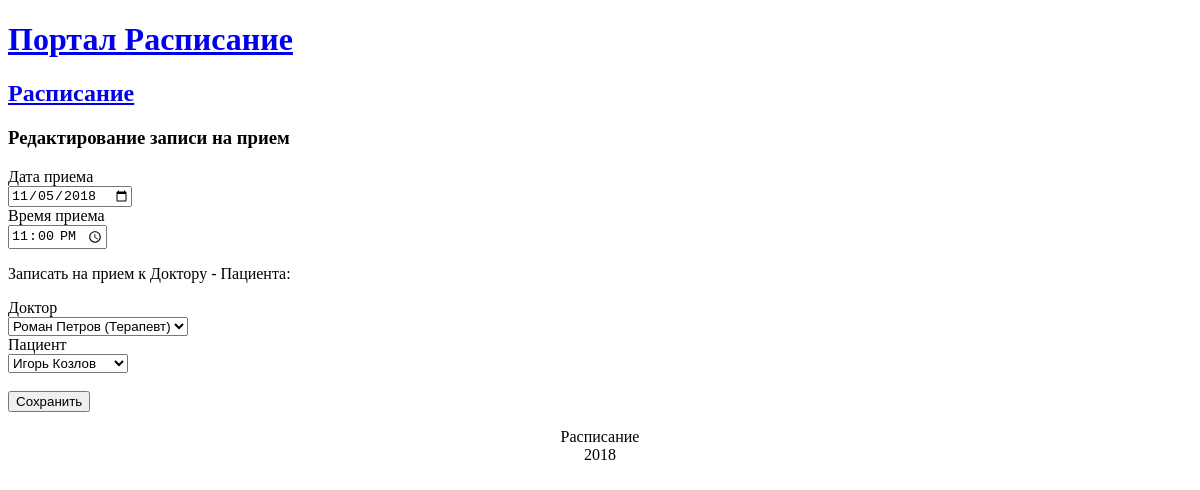
/timetable/index.php?action=edit&id=1, run on an earlier commit of the app's database.
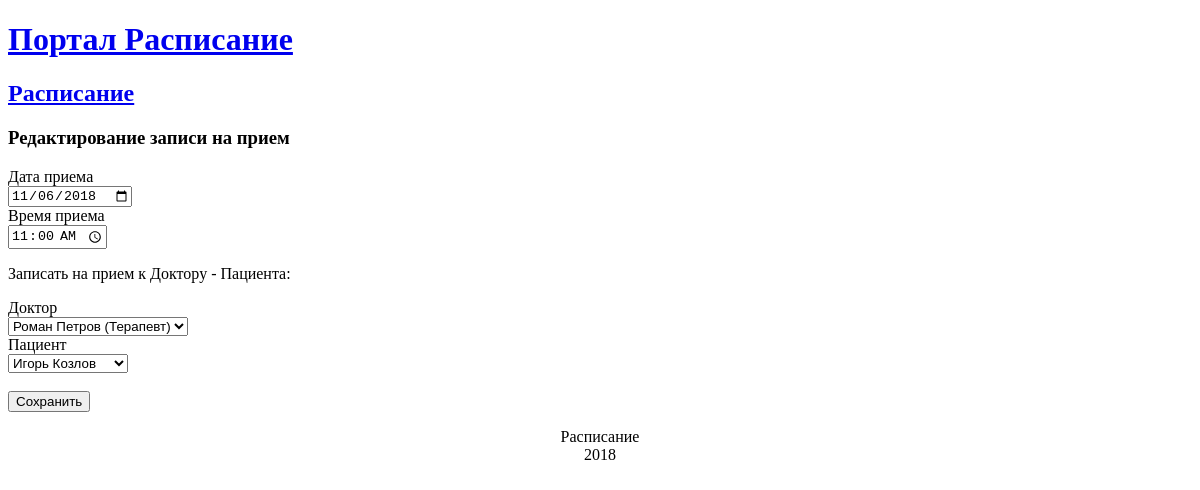
And on a later commit of the database.
### tables this page shows
CREATE TABLE `timetable` (
  `id` int(11) UNSIGNED NOT NULL,
  `datetime` int(11) UNSIGNED NOT NULL,
  `doctorId` int(11) UNSIGNED NOT NULL,
  `patientId` int(11) UNSIGNED NOT NULL
);

CREATE TABLE `users` (
  `id` int(11) UNSIGNED NOT NULL,
  `firstName` varchar(255) NOT NULL,
  `lastName` varchar(255) NOT NULL,
  `roleId` int(11) UNSIGNED NOT NULL DEFAULT '2',
  `specialtyId` int(11) UNSIGNED NOT NULL
);

### models/timetable.php (called while the page is built, shortened)
<?php
function timetableItems_get($link, $id)
{
    $query = sprintf("SELECT * FROM timetable WHERE id=%d", (int)$id);
    $result = mysqli_query($link, $query);
    $timetableItem = mysqli_fetch_assoc($result);
    return $timetableItem;
}

### models/users.php (called while the page is built, shortened)
<?php
function users_all($link, $role = "")
{
    $query = "SELECT users.id,
                     users.firstName,
                     users.lastName,
                     roles.title AS \"roleId\",
                     specialtys.title AS \"specialtyId\"
              FROM users
              JOIN roles ON users.roleId=roles.id
              JOIN specialtys ON users.specialtyId=specialtys.id";
    if ($role)
        $query .= " WHERE roles.title='" . $role . "'";
    $result = mysqli_query($link, $query);
    $n = mysqli_num_rows($result);
    $users = array();
    for ($i = 0; $i < $n; $i++)
    {
        $row = mysqli_fetch_assoc($result);
        $users[] = $row;
    }
    return $users;
}

### views/timetable_editor.php (the view, shortened to what this page needs)
<!DOCTYPE html>
<html>
<head>
    <link rel="stylesheet" href="../style.css" />
</head>
<body>
    <div class="container">
        <a href="../index.php"><h1>Портал Расписание</h1></a>
        <a href="index.php"><h2>Расписание</h2></a>
        <h3>Редактирование записи на прием</h3>
        <div>
            <form method="post" action="index.php?action=<?=$_GET['action']?>&id=<?=$_GET['id']?>">
            <label>
                Дата приема
                <br>
                <input type="date" name="date" value="<?=date('Y-m-d', $timetableItem['datetime'])?>" class="form-item" autofocus required>
            </label>
            <br>
            <label>
                Время приема
                <br>
                <input type="time" name="time" value="<?=date('H:i', $timetableItem['datetime'])?>" class="form-item" required>
            </label>
            <br>
            <p>Записать на прием к Доктору - Пациента:</p>
            <label>
                Доктор
                <br>
                <select name="doctorId" required>
                <?php foreach($doctors as $item): ?>
                    <option label="<?=$item['firstName'].' '.
                                      $item['lastName'].' ('.
                                      $item['specialtyId'].')'?>"
                            <?php echo ($timetableItem['doctorId'] == $item['id']) ? "selected": ""?>>
                                      <?=$item['id']?></option>
                <?php endforeach ?>
                </select>
            </label>
            <br>
            <label>
                Пациент
                <br>
                <select name="patientId" required>
                <?php foreach($patients as $item): ?>
                    <option label="<?=$item['firstName'].' '.
                                      $item['lastName']?>"
                            <?php echo ($timetableItem['patientId'] == $item['id']) ? "selected": ""?>>
                                      <?=$item['id']?></option>
                <?php endforeach ?>
                </select>
            </label>
            <br>
            <br>
            <input type="submit" value="Сохранить" class="btn">
            </form>
        </div>
        <footer>
                <p>Расписание<br>2018</p>
        </footer>
    </div>
</body>
</html>

What changed in the data, as far as the page shows it:
changed timetable: date "11/05/2018" → "11/06/2018"; time "23:00" → "11:00"
